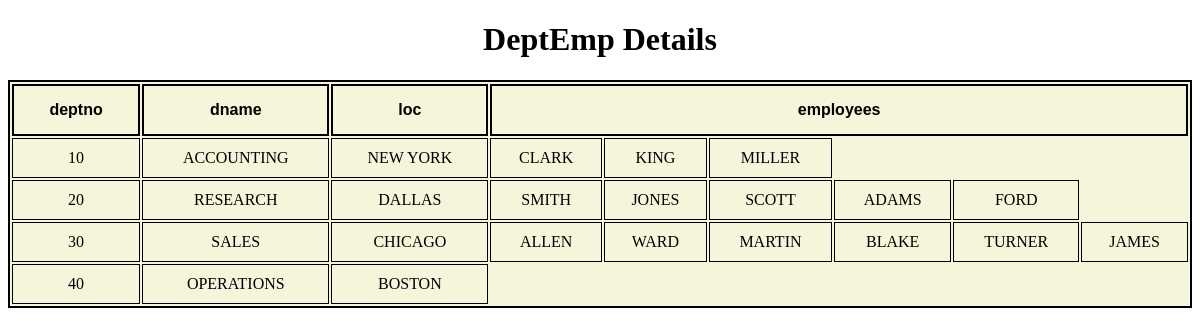
The app's page /deptemp/ with its own data.
### app/models.py (models this page shows, shortened)
class Dept(models.Model):
    deptno=models.IntegerField(primary_key=True)
    dname=models.CharField(max_length=100)
    loc=models.CharField(max_length=100)

class Emp(models.Model):
    empno=models.IntegerField(primary_key=True)
    ename=models.CharField(max_length=100)
    job=models.CharField(max_length=100)
    hiredate=models.DateField()
    sal=models.DecimalField(max_digits=7,decimal_places=2)
    comm=models.DecimalField(max_digits=7,decimal_places=2,null=True,blank=True)
    mgr=models.ForeignKey('self',on_delete=models.SET_NULL,blank=True,null=True)
    deptno=models.ForeignKey(Dept,on_delete=models.CASCADE)

### app/views.py (the view)
# urls.py: path('deptemp/',deptemp,name='deptemp'),
def deptemp(request):
    LDEO=Dept.objects.prefetch_related('emp_set').all()
    d={'LDEO':LDEO}
    return render(request,'deptemp.html',d)

### templates/deptemp.html (shortened to what this page needs)
<!DOCTYPE html>
<html lang="en">
<head>
</head>
<body>
    <center>
        <h1>DeptEmp Details</h1>
   <table>
    <tr>
        <th>deptno</th>
        <th>dname</th>
        <th>loc</th>
        <th colspan=100%>employees</th>
    </tr>
        {% for DO in LDEO %}
        <tr>
        <td>{{DO.deptno}}</td>
        <td>{{DO.dname}}</td>
        <td>{{DO.loc}}</td>
            {% for EO in DO.emp_set.all %}
                <td>{{EO.ename}}</td>
            {% endfor %}
        {% endfor %}
    </tr>
        </table>
    </center>
</body>
</html>

### templates/deptemp.html (style rules this page uses)
table { background-color: beige; width: 100%; border:2px solid black; }
th { font-weight: bold; font-family: sans-serif; padding: 15px; border:2px solid black; }
td { padding:10px; text-align: center; border:1px solid black; }

### records on screen
Dept: deptno "10", dname "ACCOUNTING", loc "NEW YORK"
Emp: ename "CLARK"
Emp: ename "KING"
Emp: ename "MILLER"
Dept: deptno "20", dname "RESEARCH", loc "DALLAS"
Emp: ename "SMITH"
Emp: ename "JONES"
Emp: ename "SCOTT"
Emp: ename "ADAMS"
Emp: ename "FORD"
Dept: deptno "30", dname "SALES", loc "CHICAGO"
Emp: ename "ALLEN"
Emp: ename "WARD"
Emp: ename "MARTIN"
Emp: ename "BLAKE"
Emp: ename "TURNER"
Emp: ename "JAMES"
Dept: deptno "40", dname "OPERATIONS", loc "BOSTON"
